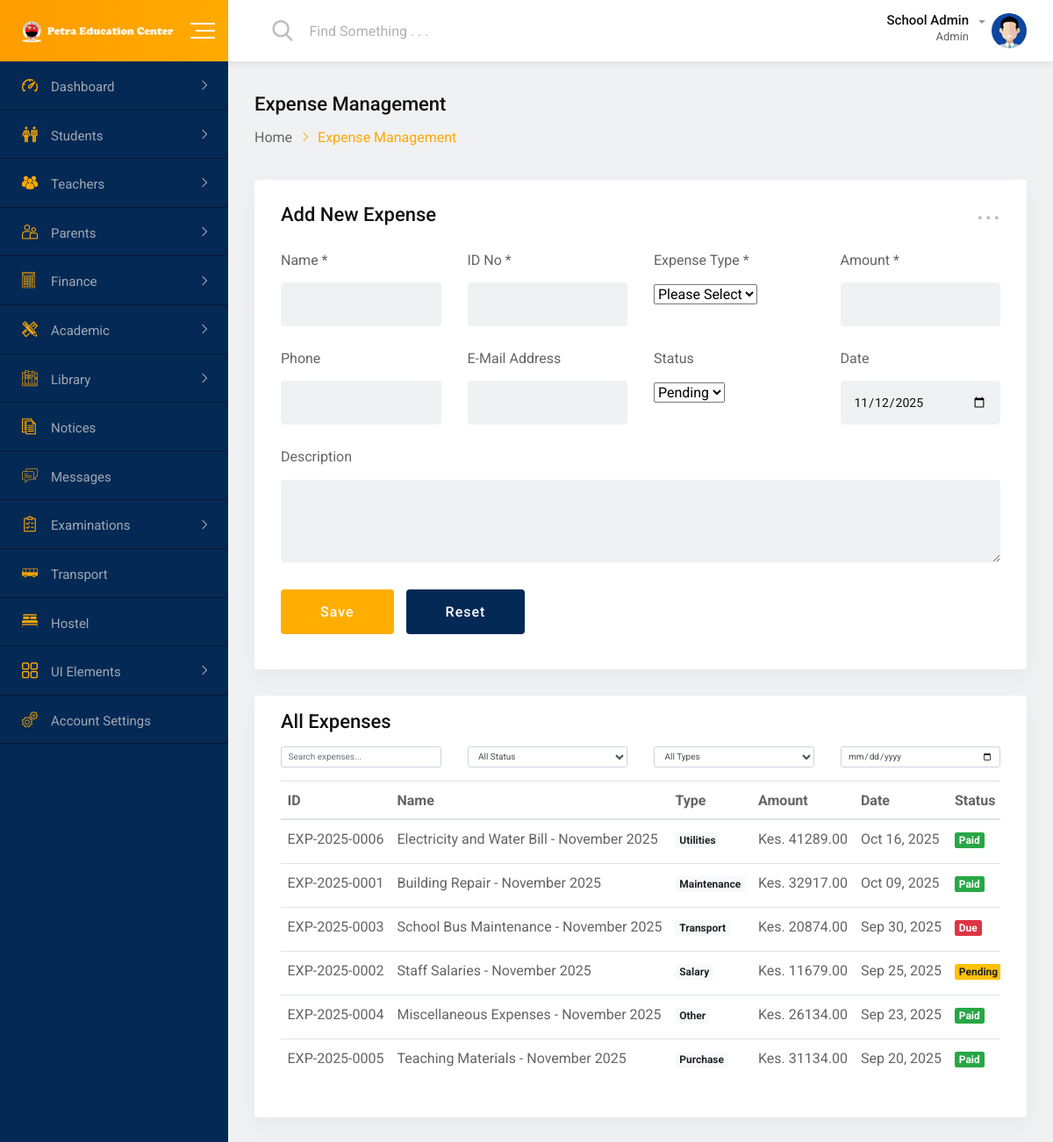
The page /dashboard/expense-management/ (signed in) on the database its author committed.
### core/models.py (models this page shows, shortened)
class Expense(models.Model):
    EXPENSE_TYPES = (
        ('salary', 'Salary'),
        ('transport', 'Transport'),
        ('maintenance', 'Maintenance'),
        ('purchase', 'Purchase'),
        ('utilities', 'Utilities'),
        ('other', 'Other'),
    )
    STATUS_CHOICES = (
        ('pending', 'Pending'),
        ('paid', 'Paid'),
        ('due', 'Due'),
        ('others', 'Others'),
    )
    name = models.CharField(max_length=200, verbose_name="Expense Name")
    expense_id = models.CharField(max_length=50, unique=True, verbose_name="Expense ID")
    expense_type = models.CharField(max_length=20, choices=EXPENSE_TYPES, verbose_name="Expense Type")
    amount = models.DecimalField(max_digits=12, decimal_places=2, verbose_name="Amount")
    phone = models.CharField(max_length=20, blank=True, null=True, verbose_name="Phone Number")
    email = models.EmailField(blank=True, null=True, verbose_name="Email Address")
    status = models.CharField(max_length=20, choices=STATUS_CHOICES, default='pending', verbose_name="Status")
    date = models.DateField(verbose_name="Expense Date")
    description = models.TextField(blank=True, null=True, verbose_name="Description")
    created_by = models.ForeignKey(User, on_delete=models.CASCADE, related_name='expenses')
    created_at = models.DateTimeField(auto_now_add=True)
    updated_at = models.DateTimeField(auto_now=True)
    class Meta:
        verbose_name = "Expense"
        verbose_name_plural = "Expenses"
        ordering = ['-date', '-created_at']
        indexes = [
            models.Index(fields=['expense_type']),
            models.Index(fields=['status']),
            models.Index(fields=['date']),
        ]
    @property
    def status_class(self):
        status_classes = {
            'paid': 'success',
            'pending': 'warning',
            'due': 'danger',
            'others': 'secondary'
        }
        return status_classes.get(self.status, 'secondary')

### dashboard/views.py (the view)
# urls.py: path('expense-management/', views.expense_management, name='expense_management'),
@login_required
def expense_management(request):
    expenses = Expense.objects.all().order_by('-date')
    search_query = request.GET.get('search', '')
    status_filter = request.GET.get('status', '')
    type_filter = request.GET.get('type', '')
    date_filter = request.GET.get('date', '')
    if search_query:
        expenses = expenses.filter(
            Q(name__icontains=search_query) |
            Q(expense_id__icontains=search_query) |
            Q(description__icontains=search_query)
        )
    if status_filter:
        expenses = expenses.filter(status=status_filter)
    if type_filter:
        expenses = expenses.filter(expense_type=type_filter)
    if date_filter:
        expenses = expenses.filter(date=date_filter)
    paginator = Paginator(expenses, 10)
    page_number = request.GET.get('page')
    page_obj = paginator.get_page(page_number)
    context = {
        'expenses': page_obj,
        'search_query': search_query,
        'status_filter': status_filter,
        'type_filter': type_filter,
        'date_filter': date_filter,
    }
    return render(request, 'finances/expense_management.html', context)

### core/views.py (called while the page is built)
def update_user_online_status(user, is_online):
    try:
        online_status = 1 if is_online else 0
        if hasattr(user, 'is_online'):
            user.is_online = online_status
            user.save(update_fields=['is_online'])
        if hasattr(user, 'student'):
            user.student.is_online = online_status
            user.student.save(update_fields=['is_online'])
        if hasattr(user, 'teacher'):
            user.teacher.is_online = online_status
            user.teacher.save(update_fields=['is_online'])
        if hasattr(user, 'parent'):
            user.parent.is_online = online_status
            user.parent.save(update_fields=['is_online'])
        print(f"DEBUG: Updated online status for {user.username} to {online_status}")
    except Exception as e:
        print(f"DEBUG: Error updating online status for {user.username}: {e}")

### templates/finances/expense_management.html (shortened to what this page needs)
{% extends 'base.html' %} {% load static %}  {% block content %}
<div id="wrapper" class="wrapper bg-ash">
  {% include 'includes/header.html' %}
  <div class="dashboard-page-one">
    {% include 'includes/sidebar.html' %}
    <div class="dashboard-content-one">
      <div class="breadcrumbs-area">
        <h3>Expense Management</h3>
        <ul>
          <li>
            <a href="{% url 'dashboard' %}">Home</a>
          </li>
          <li>Expense Management</li>
        </ul>
      </div>
      <div class="card height-auto">
        <div class="card-body">
          <div class="heading-layout1">
            <div class="item-title">
              <h3>Add New Expense</h3>
            </div>
            <div class="dropdown">
              <a
                class="dropdown-toggle"
                href="#"
                role="button"
                data-toggle="dropdown"
                aria-expanded="false"
                >...</a
              >
            </div>
          </div>
          <form
            class="new-added-form"
            method="POST"
            action="{% url 'add_expense' %}"
          >
            <div class="row">
              <div class="col-xl-3 col-lg-6 col-12 form-group">
                <label>Name *</label>
                <input
                  type="text"
                  name="name"
                  placeholder=""
                  class="form-control"
                  required
                />
              </div>
              <div class="col-xl-3 col-lg-6 col-12 form-group">
                <label>ID No *</label>
                <input
                  type="text"
                  name="expense_id"
                  placeholder=""
                  class="form-control"
                  required
                />
              </div>
              <div class="col-xl-3 col-lg-6 col-12 form-group">
                <label>Expense Type *</label>
                <select class="select2" name="expense_type" required>
                  <option value="">Please Select</option>
                </select>
              </div>
              <div class="col-xl-3 col-lg-6 col-12 form-group">
                <label>Amount *</label>
                <input
                  type="number"
                  name="amount"
                  step="0.01"
                  placeholder=""
                  class="form-control"
                  required
                />
              </div>
              <div class="col-xl-3 col-lg-6 col-12 form-group">
                <label>Phone</label>
                <input
                  type="text"
                  name="phone"
                  placeholder=""
                  class="form-control"
                />
              </div>
              <div class="col-xl-3 col-lg-6 col-12 form-group">
                <label>E-Mail Address</label>
                <input
                  type="email"
                  name="email"
                  placeholder=""
                  class="form-control"
                />
              </div>
              <div class="col-xl-3 col-lg-6 col-12 form-group">
                <label>Status</label>
                <select class="select2" name="status">
                  <option value="pending">Pending</option>
                </select>
              </div>
              <div class="col-xl-3 col-lg-6 col-12 form-group">
                <label>Date</label>
                <input
                  type="date"
                  name="date"
                  class="form-control"
                  value="{% now 'Y-m-d' %}"
                />
              </div>
              <div class="col-12 form-group">
                <label>Description</label>
                <textarea
                  name="description"
                  class="textarea form-control"
                  rows="4"
                ></textarea>
              </div>
              <div class="col-12 form-group mg-t-8">
                <button
                  type="submit"
                  class="btn-fill-lg btn-gradient-yellow btn-hover-bluedark"
                >
                  Save
                </button>
                <button
                  type="reset"
                  class="btn-fill-lg bg-blue-dark btn-hover-yellow"
                >
                  Reset
                </button>
              </div>
            </div>
          </form>
        </div>
      </div>
      <div class="card height-auto">
        <div class="card-body">
          <div class="heading-layout1">
            <div class="item-title">
              <h3>All Expenses</h3>
            </div>
          </div>
          <div class="row mb-4">
            <div class="col-md-3">
              <input
                type="text"
                id="searchExpense"
                class="form-control"
                placeholder="Search expenses..."
              />
            </div>
            <div class="col-md-3">
              <select class="form-control" id="filterStatus">
                <option value="">All Status</option>
              </select>
            </div>
            <div class="col-md-3">
              <select class="form-control" id="filterType">
                <option value="">All Types</option>
              </select>
            </div>
            <div class="col-md-3">
              <input type="date" class="form-control" id="filterDate" />
            </div>
          </div>
          <div class="table-responsive">
            <table class="table display data-table text-nowrap">
              <thead>
                <tr>
                  <th>ID</th>
                  <th>Name</th>
                  <th>Type</th>
                  <th>Amount</th>
                  <th>Date</th>
                  <th>Status</th>
                </tr>
              </thead>
              <tbody>
                {% for expense in expenses %}
                <tr>
                  <td>{{ expense.expense_id }}</td>
                  <td>{{ expense.name }}</td>
                  <td>
                    <span class="badge badge-light"
                      >{{ expense.get_expense_type_display }}</span
                    >
                  </td>
                  <td>Kes. {{ expense.amount|floatformat:2 }}</td>
                  <td>{{ expense.date|date:"M d, Y" }}</td>
                  <td>
                    <span class="badge badge-{{ expense.status_class }}">
                      {{ expense.get_status_display }}
                    </span>
                  </td>
                </tr>
                {% empty %}
                <tr>
                  <td colspan="7" class="text-center">No expenses found</td>
                </tr>
                {% endfor %}
              </tbody>
            </table>
          </div>
        </div>
      </div>
    </div>
  </div>
</div>
{% endblock %}

### templates/includes/header.html (shortened to what this page needs)
{% load static %}
<div class="navbar navbar-expand-md header-menu-one bg-light">
    <div class="nav-bar-header-one">
        <div class="header-logo">
            <a href="{% url 'dashboard' %}">
                <img src="{% static 'img/logo3.png' %}" width="190" alt="logo">
            </a>
        </div>
        <div class="toggle-button sidebar-toggle">
            <button type="button" class="item-link">
                <span class="btn-icon-wrap">
                    <span></span>
                    <span></span>
                    <span></span>
                </span>
            </button>
        </div>
    </div>
    <div class="header-main-menu collapse navbar-collapse" id="mobile-navbar">
        <ul class="navbar-nav">
            <li class="navbar-item header-search-bar">
                <div class="input-group stylish-input-group">
                    <span class="input-group-addon">
                        <button type="submit">
                            <span class="flaticon-search" aria-hidden="true"></span>
                        </button>
                    </span>
                    <input type="text" class="form-control" placeholder="Find Something . . .">
                </div>
            </li>
        </ul>
        <ul class="navbar-nav">
            <li class="navbar-item dropdown header-admin">
                <a class="navbar-nav-link dropdown-toggle" href="#" role="button"
                   data-toggle="dropdown" aria-expanded="false">
                    <div class="admin-title">
                        <h5 class="item-title">{{ request.user.get_full_name|default:request.user.username }}</h5>
                        <span>
                            {% if request.user.is_superuser or request.user.is_staff %}
                                Admin
                            {% elif request.user.teacher %}
                                Teacher
                            {% elif request.user.student %}
                                Student
                            {% elif request.user.parent %}
                                Parent
                            {% else %}
                                User
                            {% endif %}
                        </span>
                    </div>
                    <div class="admin-img">
                        {% if request.user.teacher and request.user.teacher.photo %}
                            <img src="{{ request.user.teacher.photo.url }}" alt="Teacher">
                        {% elif request.user.student and request.user.student.photo %}
                            <img src="{{ request.user.student.photo.url }}" alt="Student">
                        {% elif request.user.parent and request.user.parent.photo %}
                            <img src="{{ request.user.parent.photo.url }}" alt="Parent">
                        {% else %}
                            <img src="{% static 'img/figure/admin.jpg' %}" alt="User">
                        {% endif %}
                    </div>
                </a>
            </li>
        </ul>
    </div>
</div>

### static/css/main.css (style rules this page uses)
html { color: #222; font-size: 1em; line-height: 1.4; }
audio, canvas, iframe, img, svg, video { vertical-align: middle; }
textarea { resize: vertical; }

### rows shown on the page
Expense: expense_id "EXP-2025-0006", name "Electricity and Water Bill - November 2025", expense_type "Utilities", amount "41289.00", date "Oct 16, 2025", status "Paid"
Expense: expense_id "EXP-2025-0001", name "Building Repair - November 2025", expense_type "Maintenance", amount "32917.00", date "Oct 09, 2025", status "Paid"
Expense: expense_id "EXP-2025-0003", name "School Bus Maintenance - November 2025", expense_type "Transport", amount "20874.00", date "Sep 30, 2025", status "Due"
Expense: expense_id "EXP-2025-0002", name "Staff Salaries - November 2025", expense_type "Salary", amount "11679.00", date "Sep 25, 2025", status "Pending"
Expense: expense_id "EXP-2025-0004", name "Miscellaneous Expenses - November 2025", expense_type "Other", amount "26134.00", date "Sep 23, 2025", status "Paid"
Expense: expense_id "EXP-2025-0005", name "Teaching Materials - November 2025", expense_type "Purchase", amount "31134.00", date "Sep 20, 2025", status "Paid"

### other values the page prints
{{ request.user.get_full_name|default:request.user.username }} "School Admin"
